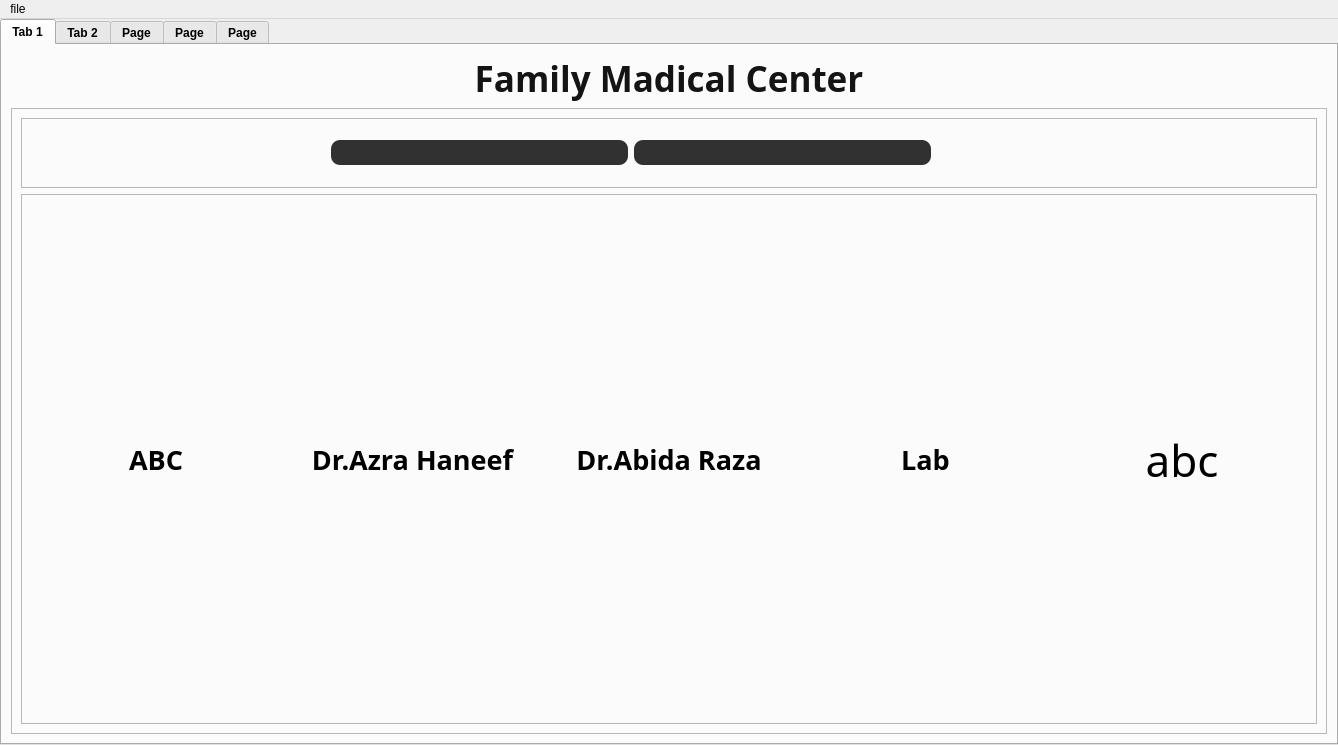
<?xml version="1.0" encoding="UTF-8"?>
<ui version="4.0">
 <class>MainWindow</class>
 <widget class="QMainWindow" name="MainWindow">
  <property name="geometry">
   <rect>
    <x>0</x>
    <y>0</y>
    <width>1338</width>
    <height>745</height>
   </rect>
  </property>
  <property name="windowTitle">
   <string>MainWindow</string>
  </property>
  <property name="styleSheet">
   <string notr="true">QPushButton{
	color:black;
	background-color: transparent;
	border-radius: 9px;
}
QPushButton:hover{
	color:white;
	background-color: rgb(47, 47, 47);
}
QPushButton:pressed{
	color:black;
	background-color: rgb(216, 216, 216);
}</string>
  </property>
  <widget class="QWidget" name="centralwidget">
   <layout class="QHBoxLayout" name="horizontalLayout_4">
    <property name="spacing">
     <number>0</number>
    </property>
    <property name="leftMargin">
     <number>0</number>
    </property>
    <property name="topMargin">
     <number>0</number>
    </property>
    <property name="rightMargin">
     <number>0</number>
    </property>
    <property name="bottomMargin">
     <number>0</number>
    </property>
    <item>
     <widget class="QTabWidget" name="tabs">
      <property name="font">
       <font>
        <weight>75</weight>
        <bold>true</bold>
       </font>
      </property>
      <property name="cursor">
       <cursorShape>ArrowCursor</cursorShape>
      </property>
      <property name="currentIndex">
       <number>0</number>
      </property>
      <widget class="QWidget" name="Home">
       <property name="toolTip">
        <string>Home</string>
       </property>
       <attribute name="title">
        <string>Tab 1</string>
       </attribute>
       <layout class="QVBoxLayout" name="verticalLayout_2">
        <item>
         <widget class="QLabel" name="mai_text">
          <property name="maximumSize">
           <size>
            <width>16777215</width>
            <height>48</height>
           </size>
          </property>
          <property name="font">
           <font>
            <family>Game Of Squids</family>
            <pointsize>26</pointsize>
            <weight>75</weight>
            <italic>false</italic>
            <bold>true</bold>
            <underline>false</underline>
            <strikeout>false</strikeout>
            <kerning>true</kerning>
           </font>
          </property>
          <property name="cursor">
           <cursorShape>PointingHandCursor</cursorShape>
          </property>
          <property name="focusPolicy">
           <enum>Qt::NoFocus</enum>
          </property>
          <property name="contextMenuPolicy">
           <enum>Qt::NoContextMenu</enum>
          </property>
          <property name="toolTip">
           <string>&lt;html&gt;&lt;head/&gt;&lt;body&gt;&lt;p&gt;Hospital&lt;/p&gt;&lt;/body&gt;&lt;/html&gt;</string>
          </property>
          <property name="styleSheet">
           <string notr="true">*{
	color: rgb(20, 20, 20);
}</string>
          </property>
          <property name="inputMethodHints">
           <set>Qt::ImhNone</set>
          </property>
          <property name="text">
           <string>Family Madical Center</string>
          </property>
          <property name="textFormat">
           <enum>Qt::MarkdownText</enum>
          </property>
          <property name="alignment">
           <set>Qt::AlignCenter</set>
          </property>
          <property name="wordWrap">
           <bool>false</bool>
          </property>
         </widget>
        </item>
        <item>
         <widget class="QFrame" name="frame">
          <property name="frameShape">
           <enum>QFrame::StyledPanel</enum>
          </property>
          <property name="frameShadow">
           <enum>QFrame::Raised</enum>
          </property>
          <layout class="QVBoxLayout" name="verticalLayout_3">
           <item>
            <widget class="QFrame" name="frame_3">
             <property name="maximumSize">
              <size>
               <width>16777215</width>
               <height>70</height>
              </size>
             </property>
             <property name="frameShape">
              <enum>QFrame::StyledPanel</enum>
             </property>
             <property name="frameShadow">
              <enum>QFrame::Raised</enum>
             </property>
             <layout class="QHBoxLayout" name="horizontalLayout_2">
              <item>
               <spacer name="horizontalSpacer">
                <property name="orientation">
                 <enum>Qt::Horizontal</enum>
                </property>
                <property name="sizeType">
                 <enum>QSizePolicy::Minimum</enum>
                </property>
                <property name="sizeHint" stdset="0">
                 <size>
                  <width>300</width>
                  <height>20</height>
                 </size>
                </property>
               </spacer>
              </item>
              <item>
               <widget class="QLineEdit" name="lineEdit">
                <property name="maximumSize">
                 <size>
                  <width>800</width>
                  <height>25</height>
                 </size>
                </property>
                <property name="font">
                 <font>
                  <pointsize>12</pointsize>
                 </font>
                </property>
                <property name="styleSheet">
                 <string notr="true">*{
	width:25px;
	height: 15px;
	background-color: rgb(49, 49, 49);
	color: rgb(222,222,222);
	border-radius: 9px;
}
*:focus{
	color: white;
}
</string>
                </property>
               </widget>
              </item>
              <item>
               <widget class="QLineEdit" name="lineEdit_2">
                <property name="maximumSize">
                 <size>
                  <width>16777215</width>
                  <height>25</height>
                 </size>
                </property>
                <property name="styleSheet">
                 <string notr="true">*{
	width:25px;
	height: 15px;
	background-color: rgb(49, 49, 49);
	color: rgb(222,222,222);
	border-radius: 9px;
}
*:focus{
	color: white;
}
</string>
                </property>
               </widget>
              </item>
              <item>
               <widget class="QPushButton" name="pushButton_6">
                <property name="minimumSize">
                 <size>
                  <width>0</width>
                  <height>45</height>
                 </size>
                </property>
                <property name="maximumSize">
                 <size>
                  <width>45</width>
                  <height>45</height>
                 </size>
                </property>
                <property name="cursor">
                 <cursorShape>PointingHandCursor</cursorShape>
                </property>
                <property name="styleSheet">
                 <string notr="true">*{
	
	background-color: transparent;
}
*:hover{	
	
	border:none;
	
	background-color: qradialgradient(spread:pad, cx:0.494, cy:0.505682, radius:0.5, fx:0.5, fy:0.5, stop:0.460227 rgba(156, 58, 108, 255), stop:1 rgba(255, 255, 255, 255));
}
*:pressed{
	background-color: qradialgradient(spread:pad, cx:0.494, cy:0.505682, radius:0.5, fx:0.5, fy:0.5, stop:0.221591 rgba(156, 58, 108, 255), stop:1 rgba(255, 255, 255, 255));		
}
</string>
                </property>
                <property name="text">
                 <string/>
                </property>
                <property name="icon">
                 <iconset>
                  <normaloff>D:/Family Madical Center/minus.svg</normaloff>D:/Family Madical Center/minus.svg</iconset>
                </property>
                <property name="iconSize">
                 <size>
                  <width>35</width>
                  <height>35</height>
                 </size>
                </property>
               </widget>
              </item>
              <item>
               <widget class="QPushButton" name="pushButton_5">
                <property name="minimumSize">
                 <size>
                  <width>0</width>
                  <height>45</height>
                 </size>
                </property>
                <property name="maximumSize">
                 <size>
                  <width>45</width>
                  <height>45</height>
                 </size>
                </property>
                <property name="cursor">
                 <cursorShape>PointingHandCursor</cursorShape>
                </property>
                <property name="styleSheet">
                 <string notr="true">*{
	
	background-color: transparent;
}
*:hover{	
	
	border:none;
	
	background-color: qradialgradient(spread:pad, cx:0.494, cy:0.505682, radius:0.5, fx:0.5, fy:0.5, stop:0.460227 rgba(156, 58, 108, 255), stop:1 rgba(255, 255, 255, 255));
}
*:pressed{
	background-color: qradialgradient(spread:pad, cx:0.494, cy:0.505682, radius:0.5, fx:0.5, fy:0.5, stop:0.221591 rgba(156, 58, 108, 255), stop:1 rgba(255, 255, 255, 255));		
}
</string>
                </property>
                <property name="text">
                 <string/>
                </property>
                <property name="icon">
                 <iconset>
                  <normaloff>D:/Family Madical Center/plus.svg</normaloff>D:/Family Madical Center/plus.svg</iconset>
                </property>
                <property name="iconSize">
                 <size>
                  <width>35</width>
                  <height>35</height>
                 </size>
                </property>
               </widget>
              </item>
              <item>
               <spacer name="horizontalSpacer_2">
                <property name="orientation">
                 <enum>Qt::Horizontal</enum>
                </property>
                <property name="sizeType">
                 <enum>QSizePolicy::Fixed</enum>
                </property>
                <property name="sizeHint" stdset="0">
                 <size>
                  <width>300</width>
                  <height>20</height>
                 </size>
                </property>
               </spacer>
              </item>
             </layout>
            </widget>
           </item>
           <item>
            <widget class="QFrame" name="frame_2">
             <property name="frameShape">
              <enum>QFrame::StyledPanel</enum>
             </property>
             <property name="frameShadow">
              <enum>QFrame::Raised</enum>
             </property>
             <layout class="QHBoxLayout" name="horizontalLayout">
              <item>
               <widget class="QPushButton" name="doc5">
                <property name="minimumSize">
                 <size>
                  <width>250</width>
                  <height>0</height>
                 </size>
                </property>
                <property name="maximumSize">
                 <size>
                  <width>16777215</width>
                  <height>150</height>
                 </size>
                </property>
                <property name="font">
                 <font>
                  <family>Arial Black</family>
                  <pointsize>20</pointsize>
                  <weight>75</weight>
                  <bold>true</bold>
                 </font>
                </property>
                <property name="text">
                 <string>ABC</string>
                </property>
               </widget>
              </item>
              <item>
               <widget class="QPushButton" name="doc3">
                <property name="sizePolicy">
                 <sizepolicy hsizetype="Minimum" vsizetype="Fixed">
                  <horstretch>0</horstretch>
                  <verstretch>0</verstretch>
                 </sizepolicy>
                </property>
                <property name="minimumSize">
                 <size>
                  <width>250</width>
                  <height>150</height>
                 </size>
                </property>
                <property name="maximumSize">
                 <size>
                  <width>16777215</width>
                  <height>150</height>
                 </size>
                </property>
                <property name="font">
                 <font>
                  <family>Arial Black</family>
                  <pointsize>20</pointsize>
                  <weight>75</weight>
                  <bold>true</bold>
                 </font>
                </property>
                <property name="cursor">
                 <cursorShape>PointingHandCursor</cursorShape>
                </property>
                <property name="styleSheet">
                 <string notr="true">*{
	color:black;
	background-color: transparent;
	
	border-color: rgb(185, 250, 255);
	border-radius: 9px;
}
*:hover{
	color:white;
	background-color: rgb(47, 47, 47);
}
*:pressed{
	color:black;
	background-color: rgb(216, 216, 216);
}</string>
                </property>
                <property name="text">
                 <string>Dr.Azra Haneef</string>
                </property>
                <property name="iconSize">
                 <size>
                  <width>30</width>
                  <height>30</height>
                 </size>
                </property>
               </widget>
              </item>
              <item>
               <widget class="QPushButton" name="doc1">
                <property name="minimumSize">
                 <size>
                  <width>250</width>
                  <height>150</height>
                 </size>
                </property>
                <property name="maximumSize">
                 <size>
                  <width>16777215</width>
                  <height>150</height>
                 </size>
                </property>
                <property name="font">
                 <font>
                  <family>Arial Black</family>
                  <pointsize>20</pointsize>
                  <weight>75</weight>
                  <bold>true</bold>
                 </font>
                </property>
                <property name="cursor">
                 <cursorShape>PointingHandCursor</cursorShape>
                </property>
                <property name="styleSheet">
                 <string notr="true">*{
	color:black;
	background-color: transparent;
	border: none;
	border-radius: 9px;
}
*:hover{
	color:white;
	background-color: rgb(47, 47, 47);
}
*:pressed{
	color:black;
	background-color: rgb(216, 216, 216);
}</string>
                </property>
                <property name="text">
                 <string>Dr.Abida Raza</string>
                </property>
               </widget>
              </item>
              <item>
               <widget class="QPushButton" name="doc2">
                <property name="minimumSize">
                 <size>
                  <width>250</width>
                  <height>150</height>
                 </size>
                </property>
                <property name="maximumSize">
                 <size>
                  <width>16777215</width>
                  <height>150</height>
                 </size>
                </property>
                <property name="font">
                 <font>
                  <family>Arial Black</family>
                  <pointsize>20</pointsize>
                  <weight>75</weight>
                  <bold>true</bold>
                 </font>
                </property>
                <property name="cursor">
                 <cursorShape>PointingHandCursor</cursorShape>
                </property>
                <property name="styleSheet">
                 <string notr="true">*{
	color:black;
	background-color: transparent;
	border: none;
	border-radius: 9px;
}
*:hover{
	color:white;
	background-color: rgb(47, 47, 47);
}
*:pressed{
	color:black;
	background-color: rgb(216, 216, 216);
}</string>
                </property>
                <property name="text">
                 <string>Lab</string>
                </property>
               </widget>
              </item>
              <item>
               <widget class="QPushButton" name="doc4">
                <property name="minimumSize">
                 <size>
                  <width>250</width>
                  <height>150</height>
                 </size>
                </property>
                <property name="maximumSize">
                 <size>
                  <width>16777215</width>
                  <height>150</height>
                 </size>
                </property>
                <property name="font">
                 <font>
                  <family>Game Of Squids</family>
                  <pointsize>33</pointsize>
                 </font>
                </property>
                <property name="cursor">
                 <cursorShape>PointingHandCursor</cursorShape>
                </property>
                <property name="styleSheet">
                 <string notr="true">*{
	color:black;
	background-color: transparent;
	border: none;
	border-radius: 9px;
}
*:hover{
	color:white;
	background-color: rgb(47, 47, 47);
}
*:pressed{
	color:black;
	background-color: rgb(216, 216, 216);
}</string>
                </property>
                <property name="text">
                 <string>abc</string>
                </property>
               </widget>
              </item>
             </layout>
            </widget>
           </item>
          </layout>
         </widget>
        </item>
       </layout>
      </widget>
      <widget class="QWidget" name="doctor1">
       <attribute name="title">
        <string>Tab 2</string>
       </attribute>
       <layout class="QVBoxLayout" name="verticalLayout_7">
        <item>
         <widget class="QFrame" name="frame_6">
          <property name="frameShape">
           <enum>QFrame::StyledPanel</enum>
          </property>
          <property name="frameShadow">
           <enum>QFrame::Raised</enum>
          </property>
          <layout class="QVBoxLayout" name="verticalLayout_8">
           <item>
            <widget class="QLineEdit" name="lineEdit_3">
             <property name="minimumSize">
              <size>
               <width>900</width>
               <height>25</height>
              </size>
             </property>
             <property name="maximumSize">
              <size>
               <width>1300</width>
               <height>25</height>
              </size>
             </property>
             <property name="font">
              <font>
               <pointsize>10</pointsize>
              </font>
             </property>
             <property name="styleSheet">
              <string notr="true">*{
	width:25px;
	height: 15px;
	background-color: rgb(49, 49, 49);
	color: rgb(222,222,222);
	border-radius: 9px;
}
*:focus{
	color: white;
}
</string>
             </property>
             <property name="alignment">
              <set>Qt::AlignLeading|Qt::AlignLeft|Qt::AlignVCenter</set>
             </property>
             <property name="dragEnabled">
              <bool>false</bool>
             </property>
             <property name="placeholderText">
              <string extracomment="Serach box">  Search Here...</string>
             </property>
            </widget>
           </item>
           <item>
            <widget class="QLabel" name="label">
             <property name="maximumSize">
              <size>
               <width>16777215</width>
               <height>65</height>
              </size>
             </property>
             <property name="font">
              <font>
               <family>Game Of Squids</family>
               <pointsize>26</pointsize>
               <weight>75</weight>
               <bold>true</bold>
              </font>
             </property>
             <property name="cursor">
              <cursorShape>PointingHandCursor</cursorShape>
             </property>
             <property name="toolTip">
              <string>Doctor</string>
             </property>
             <property name="text">
              <string>DR.AZRA HANEEF</string>
             </property>
             <property name="alignment">
              <set>Qt::AlignCenter</set>
             </property>
            </widget>
           </item>
           <item>
            <widget class="QFrame" name="frame_7">
             <property name="frameShape">
              <enum>QFrame::StyledPanel</enum>
             </property>
             <property name="frameShadow">
              <enum>QFrame::Raised</enum>
             </property>
             <layout class="QHBoxLayout" name="horizontalLayout_3">
              <item>
               <widget class="QPushButton" name="normal">
                <property name="maximumSize">
                 <size>
                  <width>16777215</width>
                  <height>100</height>
                 </size>
                </property>
                <property name="font">
                 <font>
                  <family>Arial Black</family>
                  <pointsize>10</pointsize>
                  <weight>75</weight>
                  <bold>true</bold>
                 </font>
                </property>
                <property name="text">
                 <string>Normal</string>
                </property>
                <property name="checkable">
                 <bool>true</bool>
                </property>
               </widget>
              </item>
              <item>
               <widget class="QPushButton" name="pushButton_7">
                <property name="maximumSize">
                 <size>
                  <width>16777215</width>
                  <height>100</height>
                 </size>
                </property>
                <property name="font">
                 <font>
                  <family>Arial Black</family>
                  <pointsize>10</pointsize>
                  <weight>75</weight>
                  <bold>true</bold>
                 </font>
                </property>
                <property name="text">
                 <string>Emergency</string>
                </property>
                <property name="checkable">
                 <bool>true</bool>
                </property>
               </widget>
              </item>
              <item>
               <widget class="QPushButton" name="pushButton_3">
                <property name="maximumSize">
                 <size>
                  <width>16777215</width>
                  <height>100</height>
                 </size>
                </property>
                <property name="font">
                 <font>
                  <family>Arial Black</family>
                  <pointsize>10</pointsize>
                  <weight>75</weight>
                  <bold>true</bold>
                 </font>
                </property>
                <property name="text">
                 <string>Delevery</string>
                </property>
                <property name="checkable">
                 <bool>true</bool>
                </property>
               </widget>
              </item>
              <item>
               <widget class="QPushButton" name="pushButton_2">
                <property name="maximumSize">
                 <size>
                  <width>16777215</width>
                  <height>100</height>
                 </size>
                </property>
                <property name="font">
                 <font>
                  <family>Arial Black</family>
                  <pointsize>10</pointsize>
                  <weight>75</weight>
                  <bold>true</bold>
                 </font>
                </property>
                <property name="text">
                 <string>D and E</string>
                </property>
                <property name="checkable">
                 <bool>true</bool>
                </property>
               </widget>
              </item>
              <item>
               <widget class="QPushButton" name="pushButton_4">
                <property name="maximumSize">
                 <size>
                  <width>16777215</width>
                  <height>100</height>
                 </size>
                </property>
                <property name="font">
                 <font>
                  <family>Arial Black</family>
                  <pointsize>10</pointsize>
                  <weight>75</weight>
                  <bold>true</bold>
                 </font>
                </property>
                <property name="text">
                 <string>C-</string>
                </property>
                <property name="checkable">
                 <bool>true</bool>
                </property>
               </widget>
              </item>
             </layout>
            </widget>
           </item>
           <item>
            <widget class="QFrame" name="frame_8">
             <property name="frameShape">
              <enum>QFrame::StyledPanel</enum>
             </property>
             <property name="frameShadow">
              <enum>QFrame::Raised</enum>
             </property>
             <layout class="QVBoxLayout" name="verticalLayout">
              <item>
               <widget class="QScrollArea" name="scrollArea">
                <property name="widgetResizable">
                 <bool>true</bool>
                </property>
                <widget class="QWidget" name="scrollAreaWidgetContents">
                 <property name="geometry">
                  <rect>
                   <x>0</x>
                   <y>0</y>
                   <width>1272</width>
                   <height>513</height>
                  </rect>
                 </property>
                 <widget class="QLabel" name="label_2">
                  <property name="geometry">
                   <rect>
                    <x>270</x>
                    <y>230</y>
                    <width>47</width>
                    <height>13</height>
                   </rect>
                  </property>
                  <property name="text">
                   <string>TextLabel</string>
                  </property>
                 </widget>
                 <widget class="QLabel" name="label_3">
                  <property name="geometry">
                   <rect>
                    <x>170</x>
                    <y>180</y>
                    <width>47</width>
                    <height>13</height>
                   </rect>
                  </property>
                  <property name="text">
                   <string>TextLabel</string>
                  </property>
                 </widget>
                 <widget class="QLabel" name="label_4">
                  <property name="geometry">
                   <rect>
                    <x>160</x>
                    <y>250</y>
                    <width>47</width>
                    <height>13</height>
                   </rect>
                  </property>
                  <property name="text">
                   <string>TextLabel</string>
                  </property>
                 </widget>
                 <widget class="QLabel" name="label_5">
                  <property name="geometry">
                   <rect>
                    <x>330</x>
                    <y>310</y>
                    <width>47</width>
                    <height>13</height>
                   </rect>
                  </property>
                  <property name="text">
                   <string>TextLabel</string>
                  </property>
                 </widget>
                 <widget class="QLabel" name="label_6">
                  <property name="geometry">
                   <rect>
                    <x>310</x>
                    <y>120</y>
                    <width>47</width>
                    <height>13</height>
                   </rect>
                  </property>
                  <property name="text">
                   <string>TextLabel</string>
                  </property>
                 </widget>
                 <widget class="QLabel" name="label_7">
                  <property name="geometry">
                   <rect>
                    <x>160</x>
                    <y>100</y>
                    <width>47</width>
                    <height>13</height>
                   </rect>
                  </property>
                  <property name="text">
                   <string>TextLabel</string>
                  </property>
                 </widget>
                 <widget class="QLabel" name="label_8">
                  <property name="geometry">
                   <rect>
                    <x>50</x>
                    <y>220</y>
                    <width>47</width>
                    <height>13</height>
                   </rect>
                  </property>
                  <property name="text">
                   <string>TextLabel</string>
                  </property>
                 </widget>
                 <widget class="QLabel" name="label_10">
                  <property name="geometry">
                   <rect>
                    <x>90</x>
                    <y>340</y>
                    <width>47</width>
                    <height>13</height>
                   </rect>
                  </property>
                  <property name="text">
                   <string>TextLabel</string>
                  </property>
                 </widget>
                 <widget class="QLabel" name="label_11">
                  <property name="geometry">
                   <rect>
                    <x>570</x>
                    <y>320</y>
                    <width>47</width>
                    <height>13</height>
                   </rect>
                  </property>
                  <property name="text">
                   <string>TextLabel</string>
                  </property>
                 </widget>
                 <widget class="QLabel" name="label_12">
                  <property name="geometry">
                   <rect>
                    <x>550</x>
                    <y>160</y>
                    <width>47</width>
                    <height>13</height>
                   </rect>
                  </property>
                  <property name="text">
                   <string>TextLabel</string>
                  </property>
                 </widget>
                 <widget class="QLabel" name="label_13">
                  <property name="geometry">
                   <rect>
                    <x>450</x>
                    <y>240</y>
                    <width>47</width>
                    <height>13</height>
                   </rect>
                  </property>
                  <property name="text">
                   <string>TextLabel</string>
                  </property>
                 </widget>
                 <widget class="QLabel" name="label_14">
                  <property name="geometry">
                   <rect>
                    <x>440</x>
                    <y>300</y>
                    <width>47</width>
                    <height>13</height>
                   </rect>
                  </property>
                  <property name="text">
                   <string>TextLabel</string>
                  </property>
                 </widget>
                 <widget class="QLabel" name="label_15">
                  <property name="geometry">
                   <rect>
                    <x>420</x>
                    <y>322</y>
                    <width>47</width>
                    <height>271</height>
                   </rect>
                  </property>
                  <property name="text">
                   <string>TextLabel</string>
                  </property>
                 </widget>
                </widget>
               </widget>
              </item>
             </layout>
            </widget>
           </item>
          </layout>
         </widget>
        </item>
       </layout>
      </widget>
      <widget class="QWidget" name="doctor2">
       <attribute name="title">
        <string>Page</string>
       </attribute>
       <widget class="QLineEdit" name="lineEdit_4">
        <property name="geometry">
         <rect>
          <x>0</x>
          <y>20</y>
          <width>1300</width>
          <height>25</height>
         </rect>
        </property>
        <property name="minimumSize">
         <size>
          <width>900</width>
          <height>25</height>
         </size>
        </property>
        <property name="maximumSize">
         <size>
          <width>1300</width>
          <height>25</height>
         </size>
        </property>
        <property name="font">
         <font>
          <pointsize>10</pointsize>
         </font>
        </property>
        <property name="styleSheet">
         <string notr="true">*{
	width:25px;
	height: 15px;
	background-color: rgb(49, 49, 49);
	color: rgb(222,222,222);
	border-radius: 9px;
}
*:focus{
	color: white;
}
</string>
        </property>
        <property name="alignment">
         <set>Qt::AlignLeading|Qt::AlignLeft|Qt::AlignVCenter</set>
        </property>
        <property name="dragEnabled">
         <bool>false</bool>
        </property>
        <property name="placeholderText">
         <string extracomment="Serach box">  Search Here...</string>
        </property>
       </widget>
      </widget>
      <widget class="QWidget" name="search_tab">
       <attribute name="title">
        <string>Page</string>
       </attribute>
       <layout class="QVBoxLayout" name="verticalLayout_4">
        <item>
         <widget class="QFrame" name="frame_4">
          <property name="maximumSize">
           <size>
            <width>16777215</width>
            <height>45</height>
           </size>
          </property>
          <property name="frameShape">
           <enum>QFrame::StyledPanel</enum>
          </property>
          <property name="frameShadow">
           <enum>QFrame::Raised</enum>
          </property>
          <layout class="QVBoxLayout" name="verticalLayout_5">
           <item>
            <widget class="QLabel" name="search_label">
             <property name="maximumSize">
              <size>
               <width>16777215</width>
               <height>30</height>
              </size>
             </property>
             <property name="font">
              <font>
               <family>Game Of Squids</family>
               <pointsize>24</pointsize>
               <weight>50</weight>
               <bold>false</bold>
              </font>
             </property>
             <property name="text">
              <string>SEARCH RESULT HERE</string>
             </property>
             <property name="alignment">
              <set>Qt::AlignCenter</set>
             </property>
            </widget>
           </item>
          </layout>
         </widget>
        </item>
        <item>
         <widget class="QFrame" name="frame_5">
          <property name="frameShape">
           <enum>QFrame::StyledPanel</enum>
          </property>
          <property name="frameShadow">
           <enum>QFrame::Raised</enum>
          </property>
          <layout class="QVBoxLayout" name="verticalLayout_6">
           <item>
            <widget class="QLabel" name="label_9">
             <property name="font">
              <font>
               <family>Arial Black</family>
               <pointsize>10</pointsize>
               <weight>75</weight>
               <bold>true</bold>
              </font>
             </property>
             <property name="text">
              <string> NAME: BAREERA 
 FEE: 500 
 DATE: 25/2/2023  

 NAME: NOOR 
 FEE: 500 
 DATE: 25/2/2023 

 NAME: ABC 
 FEE: 500 
 DATE: 25/2/2023 

 NAME: RASHID 
 FEE: 500 
 DATE: 25/2/2023 </string>
             </property>
             <property name="alignment">
              <set>Qt::AlignLeading|Qt::AlignLeft|Qt::AlignTop</set>
             </property>
            </widget>
           </item>
          </layout>
         </widget>
        </item>
        <item>
         <widget class="QLineEdit" name="lineEdit_5">
          <property name="minimumSize">
           <size>
            <width>800</width>
            <height>25</height>
           </size>
          </property>
          <property name="maximumSize">
           <size>
            <width>1300</width>
            <height>25</height>
           </size>
          </property>
          <property name="font">
           <font>
            <pointsize>10</pointsize>
           </font>
          </property>
          <property name="styleSheet">
           <string notr="true">*{
	width:25px;
	height: 15px;
	background-color: rgb(49, 49, 49);
	color: rgb(222,222,222);
	border-radius: 9px;
}
*:focus{
	color: white;
}
</string>
          </property>
          <property name="placeholderText">
           <string>  Search Here..</string>
          </property>
         </widget>
        </item>
       </layout>
      </widget>
      <widget class="QWidget" name="tab">
       <attribute name="title">
        <string>Page</string>
       </attribute>
      </widget>
     </widget>
    </item>
   </layout>
  </widget>
  <widget class="QMenuBar" name="menubar">
   <property name="geometry">
    <rect>
     <x>0</x>
     <y>0</y>
     <width>1338</width>
     <height>21</height>
    </rect>
   </property>
   <widget class="QMenu" name="menufile">
    <property name="title">
     <string>file</string>
    </property>
    <widget class="QMenu" name="menunothing_for_now">
     <property name="title">
      <string>nothing for now</string>
     </property>
     <widget class="QMenu" name="menuusing_code_for_it">
      <property name="title">
       <string>using code for it</string>
      </property>
      <addaction name="actionend"/>
     </widget>
     <addaction name="menuusing_code_for_it"/>
    </widget>
    <addaction name="menunothing_for_now"/>
   </widget>
   <addaction name="menufile"/>
  </widget>
  <action name="actionend">
   <property name="text">
    <string>end</string>
   </property>
  </action>
 </widget>
 <resources/>
 <connections/>
</ui>
